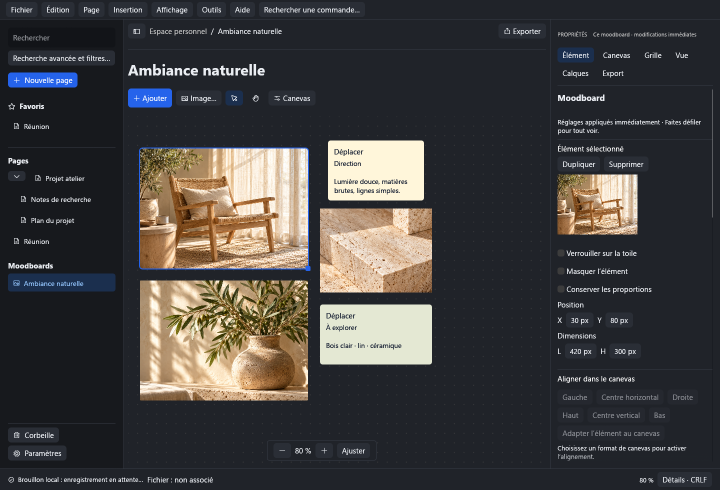
#> input picture analysis/design-2-selected-image.png, 1440 x 980 px (shown at 1/2 size)
$ python compare_ui.py ../analysis/design-2-selected-image.png ../analysis/design-2-macos-adobe.png out.png
#> lines starting #> are read from the running program, lines starting #| are printed output that depends on the picture
"""Normalize a generated design and native client screenshot for visual QA."""
import argparse
from pathlib import Path
from PIL import Image, ImageDraw

parser = argparse.ArgumentParser()
parser.add_argument("reference", type=Path)
parser.add_argument("implementation", type=Path)
parser.add_argument("output", type=Path)
parser.add_argument("--crop", type=int, default=44, help="Reference Windows title-bar height")
parser.add_argument("--region", help="Optional normalized left,top,right,bottom crop")
args = parser.parse_args()
reference = Image.open(args.reference).convert("RGB")
reference = reference.crop((0, args.crop, reference.width, reference.height))
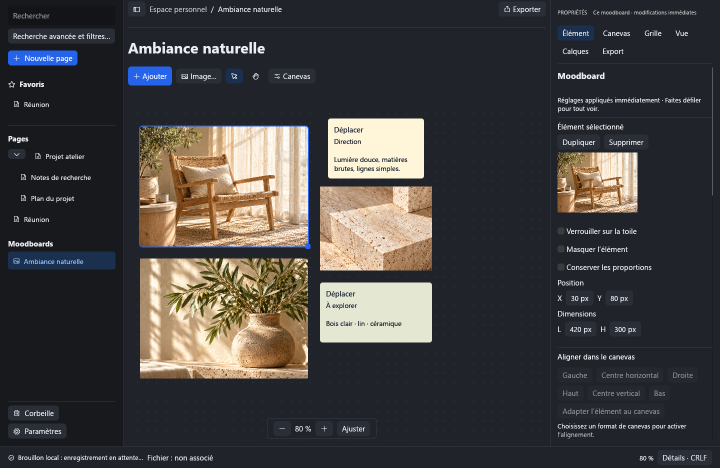
#> reference: PIL image 1440x936 RGB (shown at 1/2 size); mean R, G, B 66.7, 64.8, 64
implementation = Image.open(args.implementation).convert("RGB")
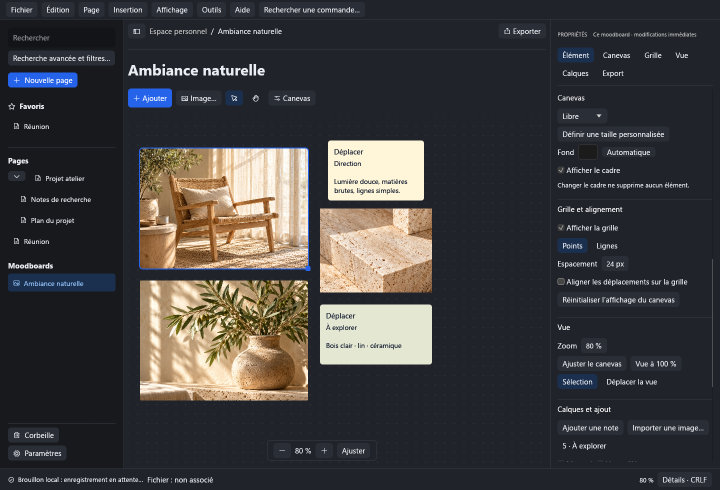
#> input picture analysis/design-2-macos-adobe.png, 1440 x 980 px (shown at 1/2 size)
reference = reference.resize(implementation.size, Image.Resampling.LANCZOS)
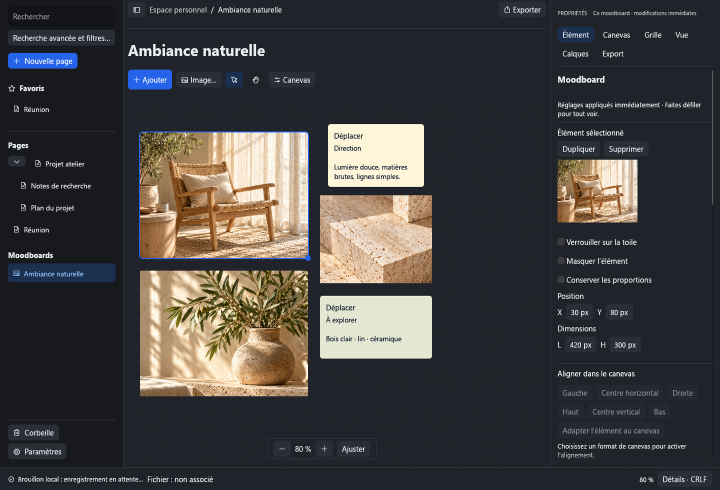
#> reference: PIL image 1440x980 RGB (shown at 1/2 size); mean R, G, B 66.7, 64.8, 64
if args.region:
    box = tuple(map(int, args.region.split(",")))
    reference, implementation = reference.crop(box), implementation.crop(box)
result = Image.new("RGB", (reference.width * 2, reference.height + 28), "#e5e7eb")
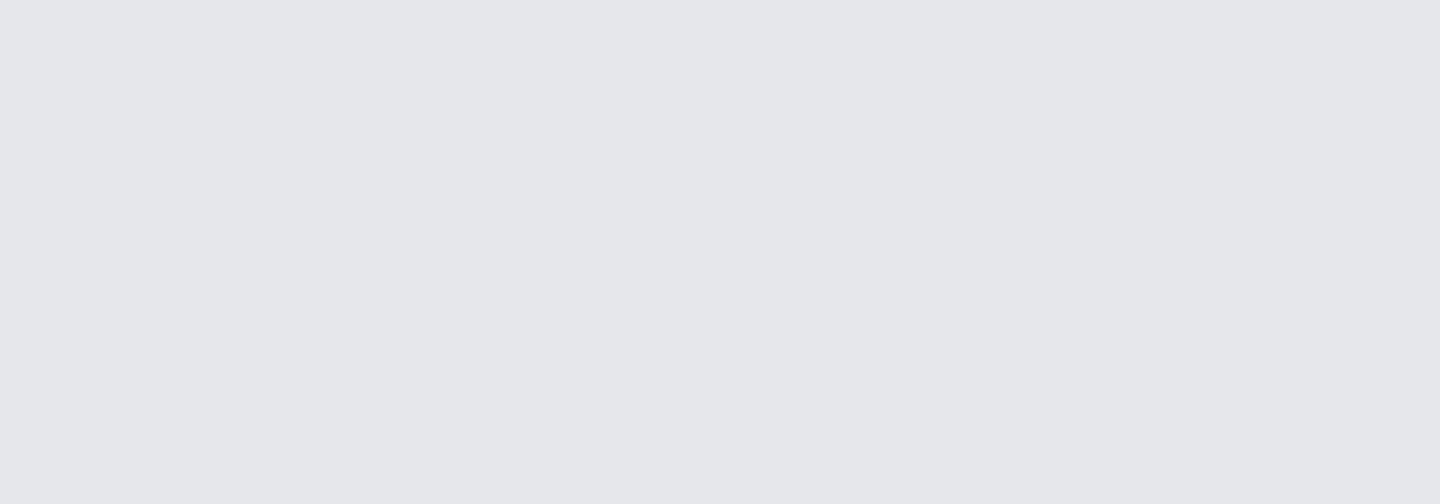
#> result: PIL image 2880x1008 RGB (shown at 1/2 size); mean R, G, B 229, 231, 235
draw = ImageDraw.Draw(result)
draw.text((12, 8), "REFERENCE", fill="#172033")
draw.text((reference.width + 12, 8), "APPLICATION NATIVE", fill="#172033")
result.paste(reference, (0, 28))
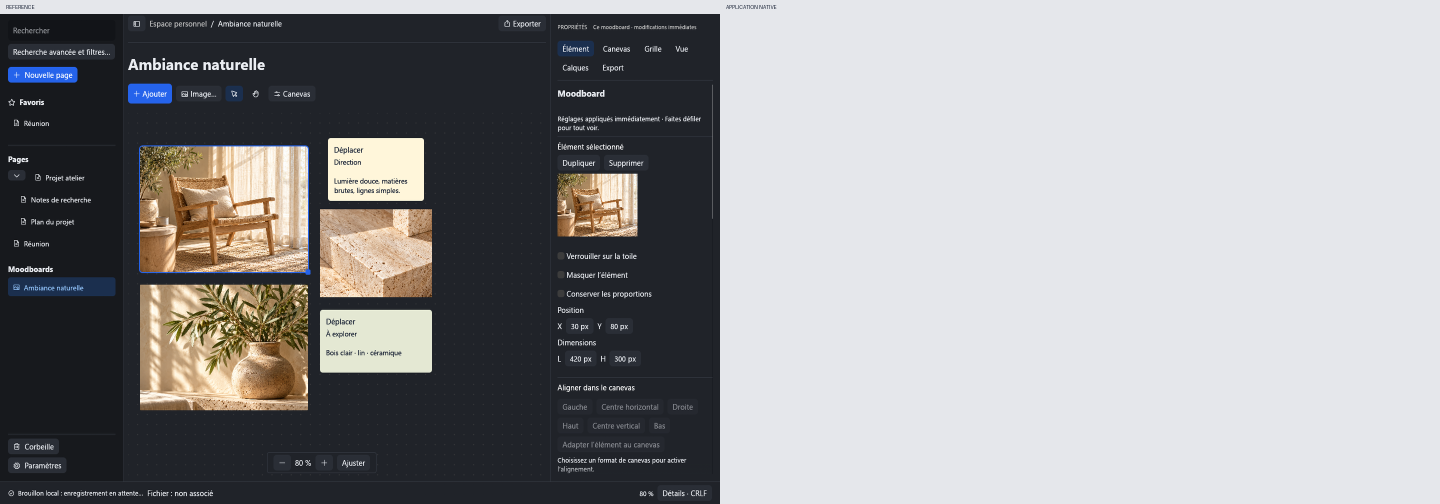
#> result: PIL image 2880x1008 RGB (shown at 1/2 size); mean R, G, B 150.1, 150.2, 151.9
result.paste(implementation, (reference.width, 28))
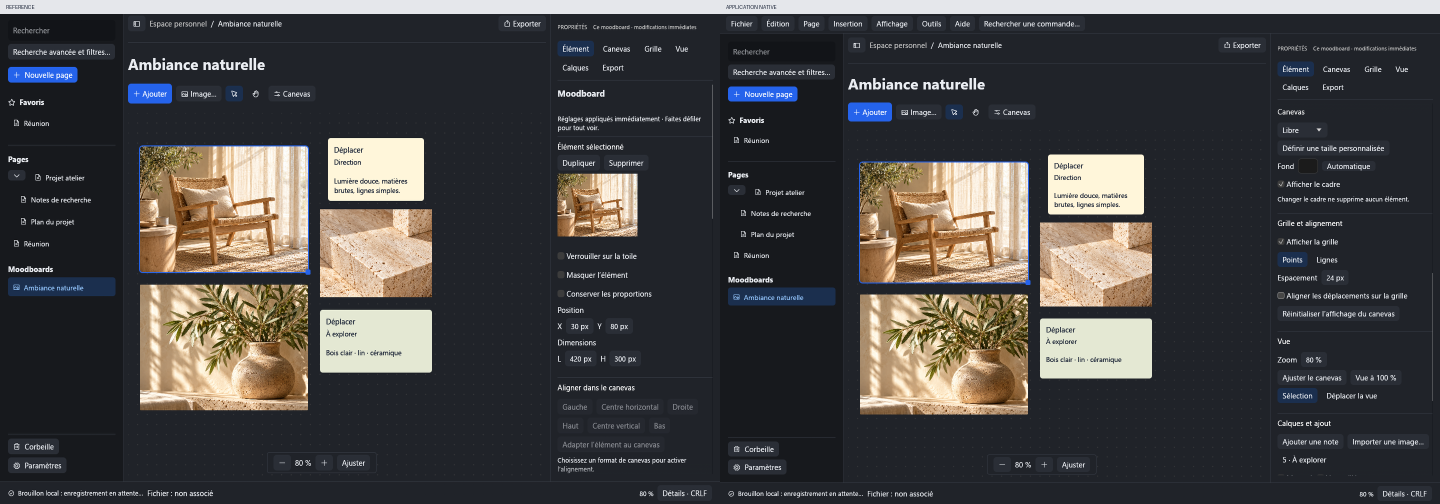
#> result: PIL image 2880x1008 RGB (shown at 1/2 size); mean R, G, B 69.7, 68.2, 68.1
args.output.parent.mkdir(parents=True, exist_ok=True)
result.save(args.output)
